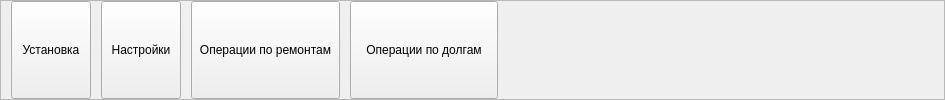
     <widget class="QFrame" name="frame">
      <property name="frameShape">
       <enum>QFrame::StyledPanel</enum>
      </property>
      <property name="frameShadow">
       <enum>QFrame::Raised</enum>
      </property>
      <layout class="QHBoxLayout" name="horizontalLayout" stretch="1,1,2,2,6">
       <property name="spacing">
        <number>10</number>
       </property>
       <property name="leftMargin">
        <number>10</number>
       </property>
       <property name="topMargin">
        <number>0</number>
       </property>
       <property name="rightMargin">
        <number>0</number>
       </property>
       <property name="bottomMargin">
        <number>0</number>
       </property>
       <item>
        <widget class="QPushButton" name="installationMenuButton">
         <property name="sizePolicy">
          <sizepolicy hsizetype="Minimum" vsizetype="Minimum">
           <horstretch>0</horstretch>
           <verstretch>0</verstretch>
          </sizepolicy>
         </property>
         <property name="text">
          <string>Установка</string>
         </property>
        </widget>
       </item>
       <item>
        <widget class="QPushButton" name="settingsMenuButton">
         <property name="sizePolicy">
          <sizepolicy hsizetype="Minimum" vsizetype="Minimum">
           <horstretch>0</horstretch>
           <verstretch>0</verstretch>
          </sizepolicy>
         </property>
         <property name="text">
          <string>Настройки</string>
         </property>
        </widget>
       </item>
       <item>
        <widget class="QPushButton" name="repairMenuButton">
         <property name="sizePolicy">
          <sizepolicy hsizetype="Minimum" vsizetype="Minimum">
           <horstretch>0</horstretch>
           <verstretch>0</verstretch>
          </sizepolicy>
         </property>
         <property name="text">
          <string>Операции по ремонтам</string>
         </property>
        </widget>
       </item>
       <item>
        <widget class="QPushButton" name="debtMenuButton">
         <property name="sizePolicy">
          <sizepolicy hsizetype="Expanding" vsizetype="Minimum">
           <horstretch>0</horstretch>
           <verstretch>0</verstretch>
          </sizepolicy>
         </property>
         <property name="text">
          <string>Операции по долгам</string>
         </property>
        </widget>
       </item>
       <item>
        <spacer name="horizontalSpacer">
         <property name="orientation">
          <enum>Qt::Horizontal</enum>
         </property>
         <property name="sizeHint" stdset="0">
          <size>
           <width>479</width>
           <height>20</height>
          </size>
         </property>
        </spacer>
       </item>
      </layout>
     </widget>
